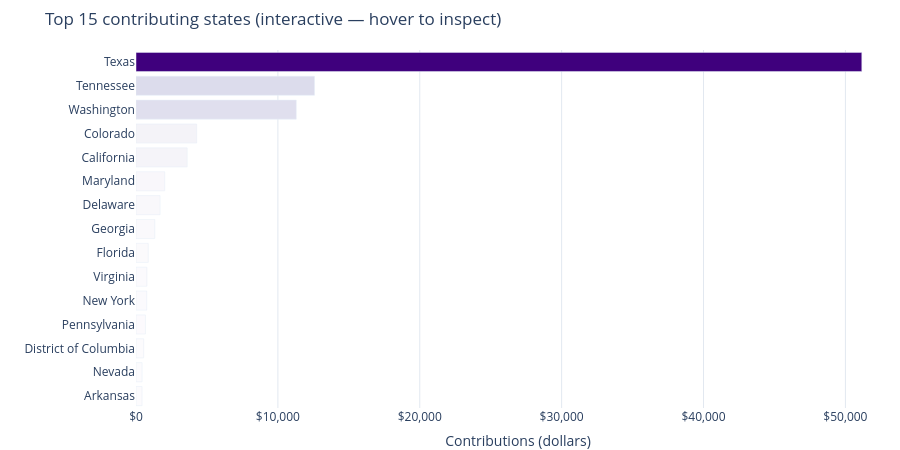

Here is the notebook cell this chart was saved with:
### Markdown cell above
#### Same data, interactive — pluggable charting

Matplotlib is the project default because it produces small static PNGs
that embed cleanly in nbconvert HTML and the GitHub Pages site. But the
notebook isn't locked to it — any library that renders inline in Jupyter
works, including:

- **[plotly](https://plotly.com/python/)** — interactive HTML, hover tooltips, zoom/pan; embeds as a self-contained `<div>` in the static export.
- **[altair](https://altair-viz.github.io/)** — declarative grammar-of-graphics on top of Vega-Lite.
- **[bokeh](https://bokeh.org/)** — server-aware interactive plots.
- **[D3](https://d3js.org/)** — full control via custom HTML/JS cells using `IPython.display.HTML`.

Swap is one import + one call. Below: the same top-states data rendered
as an interactive plotly bar — hover for exact dollar amounts, double-click
to reset zoom.

### Code cell
import plotly.express as px

fig = px.bar(
    state_totals.reset_index().sort_values('dollars'),
    x='dollars',
    y='statename',
    orientation='h',
    hover_data={'transactions': True, 'dollars': ':$,.0f'},
    color='dollars',
    color_continuous_scale='purples',
    title='Top 15 contributing states (interactive — hover to inspect)',
)
fig.update_layout(
    height=450, margin=dict(l=0, r=0, t=50, b=0),
    yaxis_title='', xaxis_title='Contributions (dollars)',
    coloraxis_showscale=False,
    plot_bgcolor='white',
)
fig.update_xaxes(tickprefix='$', tickformat=',.0f', gridcolor='#e2e8f0')
fig.show()

### Figure 1 — Plotly figure (JSON) as saved in the notebook; plotly's stock layout.template omitted (floating-point values rounded to 4 significant figures)
{"data": [{"customdata": [[8], [8], [4], [30], [42], [16], [34], [40], [8], [24], [72], [42], [150], [96], [222]], "hovertemplate": "dollars=%{marker.color:$,.0f}<br>statename=%{y}<br>transactions=%{customdata[0]}<extra></extra>", "legendgroup": "", "marker": {"color": [430.0, 430.7, 540.0, 663.0, 756.7, 766.0, 865.3, 1323.0, 1700.0, 2025.0, 3612.0, 4275.0, 11290.0, 12580.0, 51160.0], "coloraxis": "coloraxis", "pattern": {"shape": ""}}, "name": "", "orientation": "h", "showlegend": false, "textposition": "auto", "type": "bar", "x": [430.0, 430.7, 540.0, 663.0, 756.7, 766.0, 865.3, 1323.0, 1700.0, 2025.0, 3612.0, 4275.0, 11290.0, 12580.0, 51160.0], "xaxis": "x", "y": ["Arkansas", "Nevada", "District of Columbia", "Pennsylvania", "New York", "Virginia", "Florida", "Georgia", "Delaware", "Maryland", "California", "Colorado", "Washington", "Tennessee", "Texas"], "yaxis": "y"}], "layout": {"barmode": "relative", "coloraxis": {"colorbar": {"title": {"text": "dollars"}}, "colorscale": [[0.0, "rgb(252,251,253)"], [0.125, "rgb(239,237,245)"], [0.25, "rgb(218,218,235)"], [0.375, "rgb(188,189,220)"], [0.5, "rgb(158,154,200)"], [0.625, "rgb(128,125,186)"], [0.75, "rgb(106,81,163)"], [0.875, "rgb(84,39,143)"], [1.0, "rgb(63,0,125)"]], "showscale": false}, "height": 450, "legend": {"tracegroupgap": 0}, "margin": {"b": 0, "l": 0, "r": 0, "t": 50}, "plot_bgcolor": "white", "title": {"text": "Top 15 contributing states (interactive — hover to inspect)"}, "xaxis": {"anchor": "y", "domain": [0.0, 1.0], "gridcolor": "#e2e8f0", "tickformat": ",.0f", "tickprefix": "$", "title": {"text": "Contributions (dollars)"}}, "yaxis": {"anchor": "x", "domain": [0.0, 1.0], "title": {"text": ""}}}}
